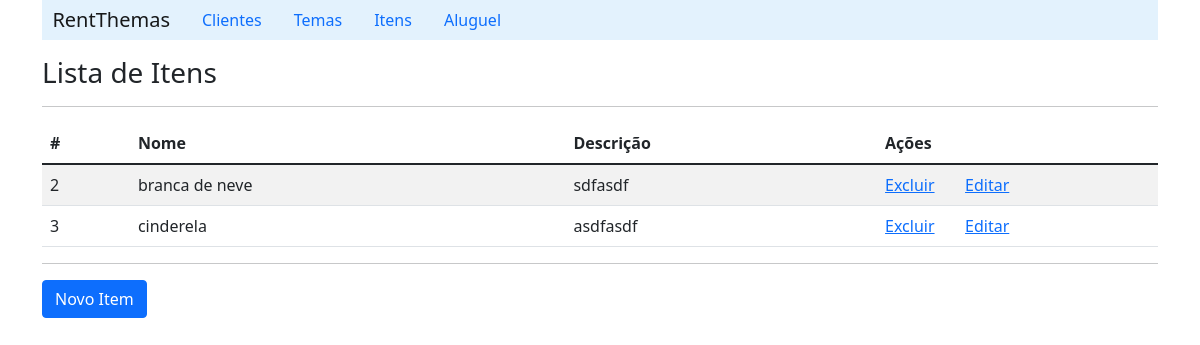
The page /listItem/ on the database as committed earlier.
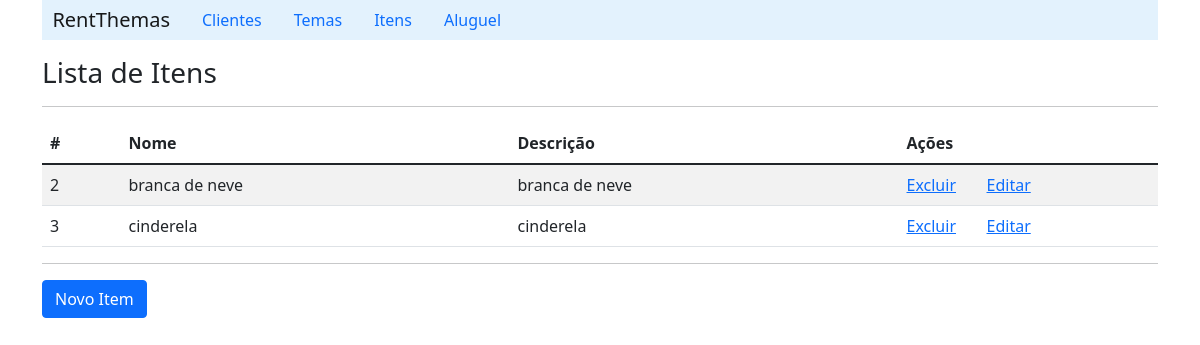
The same page on the database as committed later.
### aluguel_de_temas/models.py (models this page shows, shortened)
class Item(models.Model):
    name = models.CharField(max_length=30, blank=False)
    description = models.CharField(max_length=200)

### aluguel_de_temas/views.py (the view)
# urls.py: path('listItem/', ItemViews.listItem),
    def listItem(request):
        context = {'item_list': ItemDAO.listaItens()}
        return render(request, 'item/listItem.html', context)

### aluguel_de_temas/DAOs.py (called while the page is built)
    def listaItens():
        lista_itens = Item.objects.all()
        return lista_itens

### aluguel_de_temas/templates/item/listItem.html (shortened to what this page needs)
{% extends "index.html" %}
    {% block content %}
        <h3>Lista de Itens</h3>
        <hr>
        <table class="table table-striped">
            {% if item_list %}
            <thead>
                <tr>
                    <th scope="col">#</th>
                    <th scope="col">Nome</th>
                    <th scope="col">Descrição</th>
                    <th scope="col">Ações</th>
                    <th scope="col"></th>
                </tr>
            </thead>
                {% for item in item_list%}
                    <tr>
                        <td>{{item.id}}</td>
                        <td>{{item.name}}</td>
                        <td>{{item.description}}</td>
                        <td width='80'><a href="/deleteItem/{{item.id}}">Excluir</a></td>
                        <td><a href="/detailItem/{{item.id}}">Editar</a></td>
                    </tr>
                {% endfor %}
            {% else %}
                <p>Nenhum item cadastrado!!</p>
            {%endif%}
        </table>
        <hr>
        <a class="btn btn-primary" href="/formItem">Novo Item</a>
    {% endblock %}

Rows that differ between the two databases and show on the page:
changed Item "branca de neve": description "sdfasdf" → "branca de neve"
changed Item "cinderela": description "asdfasdf" → "cinderela"
